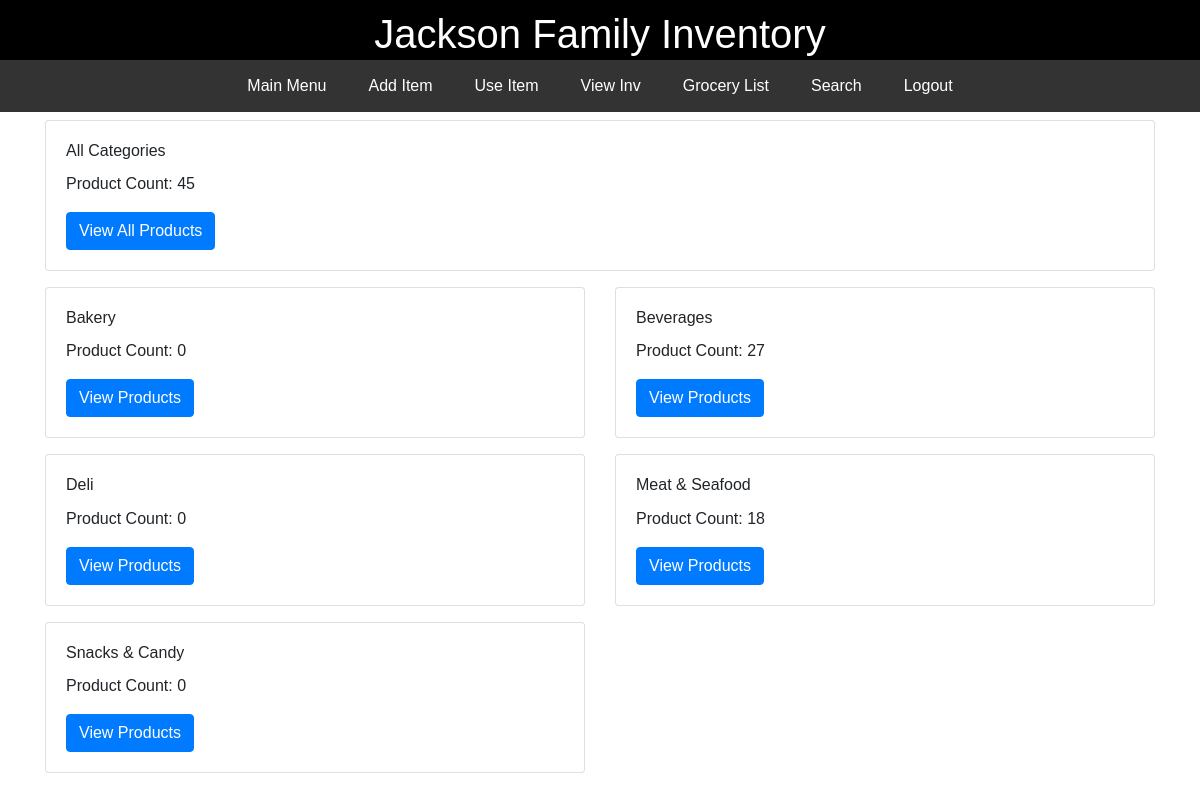
Screenshot of /items (signed in) with the database file from the repository.
### JacksonInventory/models.py (models this page shows)
class Category(db.Model):
    id = db.Column(db.Integer, primary_key=True)
    category = db.Column(db.String(75), unique=True)
    items = db.relationship('Item', backref='category', lazy=True)

### JacksonInventory/routes.py (the view)
@app.route('/items')
@login_required
def items_page():
    query = text('''
    SELECT c.id, c.category, COUNT(i.category_id) AS product_count
    FROM category c
    LEFT JOIN item i ON i.category_id = c.id
    GROUP BY c.id, c.category
    ORDER BY c.category
    ''')
    result = db.session.execute(query)
    categories = result.fetchall()
    total_product_count = db.session.query(func.count()).select_from(Item).scalar()
    return render_template('items.html', categories=categories, total_product_count=total_product_count)

### JacksonInventory/models.py (called while the page is built)
@login_manager.user_loader
def load_user(user_id):
    return User.query.get(int(user_id))

### JacksonInventory/routes.py (called while the page is built)
@app.context_processor
def base():
    form = SearchForm()
    return dict(form=form)

### JacksonInventory/templates/items.html (shortened to what this page needs)
{% extends 'base.html' %}
{% block content %}
<div class="main-content">
<div class="container">
  <div class="row justify-content-center">
    <div class="col-12">
      {% if categories %}
      <div class="card mb-3 item-card">
        <div class="row no-gutters">
          <div class="col-6">
            <div class="card-body">
              <h6 class="card-title">All Categories</h6>
              <p class="card-text">Product Count: {{ total_product_count }}</p>
              <a href="{{ url_for('all_categories_page') }}" class="btn btn-primary">View All Products</a>
            </div>
          </div>
        </div>
      </div>
      {% endif %}
      <div class="row">
        {% for category in categories %}
        <div class="col-6">
          <div class="card mb-3 item-card">
            <div class="row no-gutters">
              <div class="col-12">
                <div class="card-body">
                  <h6 class="card-title">{{ category[1] }}</h6>
                  <p class="card-text">Product Count: {{ category[2] }}</p>
                  <a href="{{ url_for('category_page', id=category[0]) }}" class="btn btn-primary">View Products</a>
                </div>
              </div>
            </div>
          </div>
        </div>
        {% endfor %}
      </div>
    </div>
  </div>
</div>
</div>
{% endblock %}

### JacksonInventory/templates/base.html (style rules this page uses)
body { margin: 0; font-family: Arial, sans-serif; height: 100vh; overflow-y: auto; display: flex; flex-direction: column; }
.main-content { padding-top: 60px; flex: 1; display: flex; justify-content: flex-start; align-items: center; flex-direction: column; width: 100%; }

### rows the page displays
Category: category "Bakery", category "0"
Category: category "Beverages", category "27"
Category: category "Deli", category "0"
Category: category "Meat & Seafood", category "18"
Category: category "Snacks & Candy", category "0"

### other values shown
{{ total_product_count }} "45"
